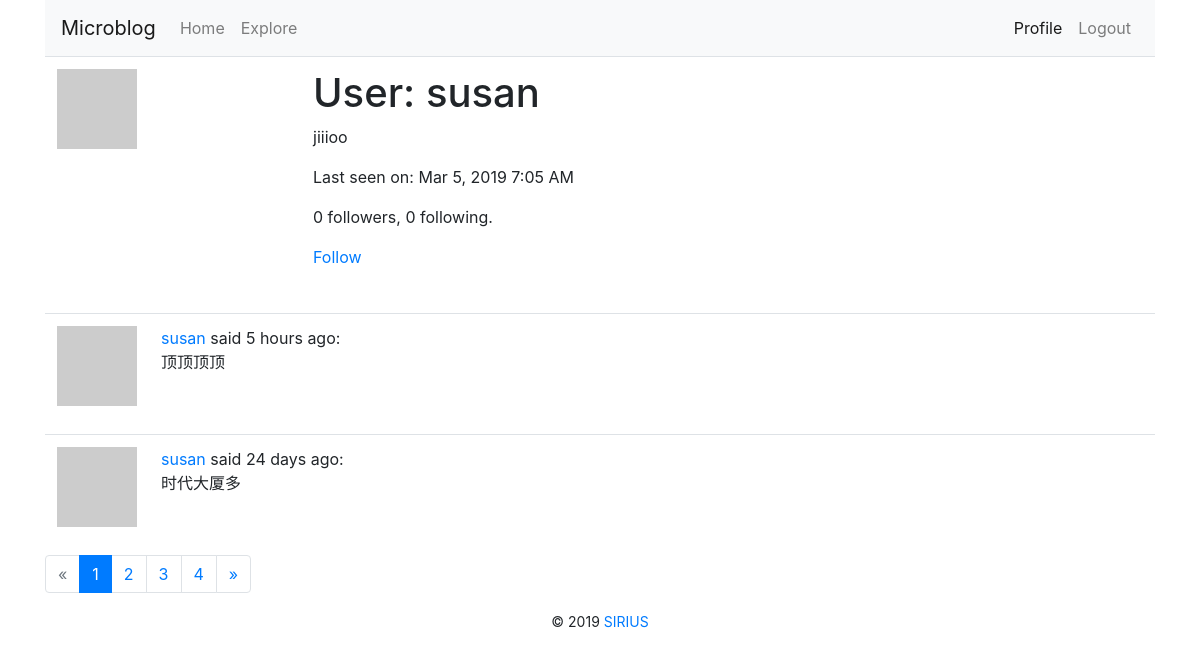
The page /user/susan (signed in) on the database its author committed.
### app/models.py (models this page shows, shortened)
class User(UserMixin, db.Model):
    id = db.Column(db.Integer, primary_key=True)
    username = db.Column(db.String(64), index=True, unique=True)
    email = db.Column(db.String(120), index=True, unique=True)
    password_hash = db.Column(db.String(128))
    posts = db.relationship('Post', backref='author', lazy='dynamic')
    about_me = db.Column(db.String(140))
    last_seen = db.Column(db.DateTime, default=datetime.utcnow())
    followed = db.relationship(
        'User',
        secondary=followers,
        primaryjoin=(followers.c.follower_id == id),
        secondaryjoin=(followers.c.followed_id == id),
        backref=db.backref('followers', lazy='dynamic'),
        lazy='dynamic'
    )
    def avatar(self, size):
        digest = md5(self.email.lower().encode('utf-8')).hexdigest()
        return 'https://www.gravatar.com/avatar/{}?d=identicon&s={}'.format(digest, size)
    def is_following(self, user):
        return self.followed.filter(followers.c.followed_id == user.id).count() > 0

class Post(db.Model):
    id = db.Column(db.Integer, primary_key=True)
    body = db.Column(db.String(140))
    timestamp = db.Column(db.DateTime, index=True, default=datetime.utcnow)
    user_id = db.Column(db.Integer, db.ForeignKey('user.id'))

### app/routes.py (the view)
@app.route('/user/<username>')
@login_required
def user(username):
    user = User.query.filter_by(username=username).first_or_404()
    page = request.args.get('page', 1, type=int)
    posts = user.posts.order_by(Post.timestamp.desc()).paginate(page, app.config['POSTS_PER_PAGE'], False)
    next_url = url_for('user', username=user.username, page=posts.next_num) if posts.has_next else None
    prev_url = url_for('user', username=user.username, page=posts.prev_num) if posts.has_prev else None
    return render_template('user.html', user=user, pagination=posts, posts=posts.items, next_url=next_url,
                           prev_url=prev_url)

### app/models.py (called while the page is built)
@login.user_loader
def load_user(id):
    return User.query.get(int(id))

### app/routes.py (called while the page is built)
@app.before_request
def before_request():
    if current_user.is_authenticated:
        current_user.last_seen = datetime.utcnow()
        db.session.commit()
    g.locale = str(get_locale())
    if g.locale == 'zh':
        g.locale = 'zh-CN'

### app/templates/user.html
{% extends "base.html" %}
{% from 'bootstrap/form.html' import render_form %}
{% from 'bootstrap/pagination.html' import render_pager, render_pagination %}
{% block content %}
    <table class="table table-hover">
        <tr>
            <td width="256px">
                <img src="{{ user.avatar(256) }}">
            </td>
            <td>
                <h1>{{ _('User: ') }}{{ user.username }}</h1>
                {% if user.about_me %}
                    <p>{{ user.about_me }}</p>
                {% endif %}
                {% if user.last_seen %}
                    <p>{{ _('Last seen on: ') }}{{ moment(user.last_seen).format('lll') }}</p>
                {% endif %}
                <p>
                    {{ user.followers.count() }}{{ _(' followers, ') }}{{ user.followed.count() }}{{ _(' following.') }}
                </p>
                {% if user==current_user %}
                    <p>
                        <a href="{{ url_for('edit_profile') }}">{{ _('Edit your profile') }}</a>
                    </p>
                {% elif not current_user.is_following(user) %}
                    <p>
                        <a href="{{ url_for('follow', username=user.username) }}">{{ _('Follow') }}</a>
                    </p>
                {% else %}
                    <p>
                        <a href="{{ url_for('unfollow', username=user.username) }}">{{ _('Unfollow') }}</a>
                    </p>
                {% endif %}
            </td>
        </tr>
    </table>
    {% for post in posts %}
        {% include '_post.html' %}
    {% endfor %}
    {{ render_pagination(pagination,ellipses='...',align='right') }}
{% endblock %}

### app/templates/base.html (shortened to what this page needs)
{% from 'bootstrap/nav.html' import render_nav_item %}
<!DOCTYPE html>
<html>
<head>
    {% block head %}
        {% block styles %}
            {{ bootstrap.load_css() }}
        {% endblock %}
    {% endblock %}
</head>
<body>
<main class="container">
    <nav class="navbar navbar-expand-lg navbar-light bg-light">
        <a class="navbar-brand" href="{{ url_for('index') }}">Microblog</a>
        <div class="collapse navbar-collapse" id="navbarSupportedContent">
            <ul class="navbar-nav mr-auto">
                {{ render_nav_item('index',_('Home'),use_li=True) }}
                {{ render_nav_item('explore',_('Explore'),use_li=True) }}
            </ul>
            <ul class="navbar-nav">
                {% if current_user.is_anonymous %}
                    {{ render_nav_item('login',_('Login'),use_li=True) }}
                {% else %}
                    {{ render_nav_item('user',_('Profile'),use_li=True,username=current_user.username) }}
                    {{ render_nav_item('logout',_('Logout'),use_li=True) }}
                {% endif %}
            </ul>
        </div>
    </nav>
    {% block content %}{% endblock %}
    <footer class="text-center">
        {% block footer %}
            <small> &copy; 2019 <a href="http://127.0.0.1:5000" title="Written by SIRIUS">SIRIUS</a>
            </small>
        {% endblock %}
    </footer>
</main>
</body>
</html>

### app/templates/_post.html (shortened to what this page needs)
<table class="table table-hover">
    <tr>
        <td width="70px">
            <a href="{{ url_for('user',username=post.author.username) }}">
                <img src="{{ post.author.avatar(70) }}">
            </a>
        </td>
        <td>
            {{ _('%(username)s said %(when)s:', username=user_link, when=moment(post.timestamp).fromNow()) }}
            <br>
            {{ post.body }}
        </td>
    </tr>
</table>

### rows shown on the page
User: username "Profile"
User: username "susan", about_me "jiiioo", last_seen "Mar 5, 2019 7:05 AM"
Post: body "顶顶顶顶"
Post: body "时代大厦多"

### other values the page prints
{{ render_nav_item('index',_('Home'),use_li=True) }} "Home"
{{ render_nav_item('explore',_('Explore'),use_li=True) }} "Explore"
{{ render_nav_item('logout',_('Logout'),use_li=True) }} "Logout"
{{ user.followers.count() }} "0"
{{ user.followed.count() }} "0"
{{ render_pagination(pagination,ellipses='...',align='right') }} "« 1 2 3 4 »"
